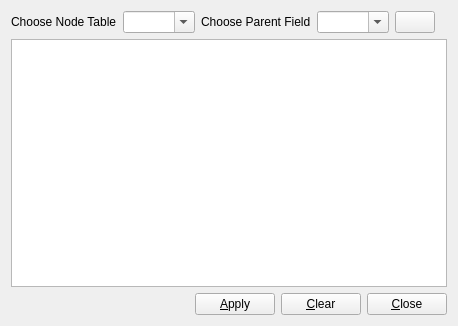
<?xml version="1.0" encoding="UTF-8"?>
<ui version="4.0">
 <class>frmImportRegions</class>
 <widget class="QWidget" name="frmImportRegions">
  <property name="geometry">
   <rect>
    <x>0</x>
    <y>0</y>
    <width>458</width>
    <height>326</height>
   </rect>
  </property>
  <property name="windowTitle">
   <string>Form</string>
  </property>
  <layout class="QGridLayout" name="gridLayout">
   <item row="0" column="0">
    <layout class="QHBoxLayout" name="horizontalLayout_2">
     <item>
      <widget class="QLabel" name="lbTables">
       <property name="text">
        <string>Choose Node Table</string>
       </property>
       <property name="buddy">
        <cstring>cmbTables</cstring>
       </property>
      </widget>
     </item>
     <item>
      <widget class="QComboBox" name="cmbTables">
       <property name="editable">
        <bool>true</bool>
       </property>
      </widget>
     </item>
     <item>
      <widget class="QLabel" name="lbField">
       <property name="text">
        <string>Choose Parent Field</string>
       </property>
       <property name="buddy">
        <cstring>cmbFields</cstring>
       </property>
      </widget>
     </item>
     <item>
      <widget class="QComboBox" name="cmbFields">
       <property name="editable">
        <bool>true</bool>
       </property>
      </widget>
     </item>
     <item>
      <widget class="QPushButton" name="pushMore">
       <property name="sizePolicy">
        <sizepolicy hsizetype="Fixed" vsizetype="Fixed">
         <horstretch>0</horstretch>
         <verstretch>0</verstretch>
        </sizepolicy>
       </property>
       <property name="text">
        <string/>
       </property>
       <property name="icon">
        <iconset resource="app_new.qrc">
         <normaloff>:/app_new/add.png</normaloff>:/app_new/add.png</iconset>
       </property>
      </widget>
     </item>
     <item>
      <spacer name="horizontalSpacer_2">
       <property name="orientation">
        <enum>Qt::Horizontal</enum>
       </property>
       <property name="sizeHint" stdset="0">
        <size>
         <width>40</width>
         <height>20</height>
        </size>
       </property>
      </spacer>
     </item>
    </layout>
   </item>
   <item row="2" column="0">
    <layout class="QHBoxLayout" name="horizontalLayout">
     <item>
      <spacer name="horizontalSpacer">
       <property name="orientation">
        <enum>Qt::Horizontal</enum>
       </property>
       <property name="sizeHint" stdset="0">
        <size>
         <width>40</width>
         <height>20</height>
        </size>
       </property>
      </spacer>
     </item>
     <item>
      <widget class="QPushButton" name="pushApply">
       <property name="toolTip">
        <string>Ok</string>
       </property>
       <property name="statusTip">
        <string>Ok</string>
       </property>
       <property name="whatsThis">
        <string>Ok</string>
       </property>
       <property name="text">
        <string>&amp;Apply</string>
       </property>
      </widget>
     </item>
     <item>
      <widget class="QPushButton" name="pushCancel">
       <property name="text">
        <string>&amp;Clear</string>
       </property>
      </widget>
     </item>
     <item>
      <widget class="QPushButton" name="pushClose">
       <property name="toolTip">
        <string>Cancel</string>
       </property>
       <property name="statusTip">
        <string>Cancel</string>
       </property>
       <property name="whatsThis">
        <string>Cancel</string>
       </property>
       <property name="text">
        <string>&amp;Close</string>
       </property>
      </widget>
     </item>
    </layout>
   </item>
   <item row="1" column="0">
    <widget class="QListWidget" name="listWidget">
     <property name="toolTip">
      <string>This widget allows us to define an adjacency list model, from a set of tables with reference fields. 
 We start from the bottom, by indicating the first-level table and the field that references the parent table, and then the parent table, and the field that references the parent of the parent, etc.
 On the last level, we do *not* need to indicate a field, since this is a non-referenced table! 
 By pressing apply, there is a transformation from this into a nested set model, that is stored in the db inside a tree-like structure. 
 this model can be inspected in this application, by choosing View-&gt;Regions, from the main menu.</string>
     </property>
     <property name="statusTip">
      <string>This widget allows us to define an adjacency list model, from a set of tables with reference fields;</string>
     </property>
     <property name="whatsThis">
      <string>This widget allows us to define an adjacency list model, from a set of tables with reference fields. 
 We start from the bottom, by indicating the first-level table and the field that references the parent table, and then the parent table, and the field that references the parent of the parent, etc.
 On the last level, we do *not* need to indicate a field, since this is a non-referenced table! 
 By pressing apply, there is a transformation from this into a nested set model, that is stored in the db inside a tree-like structure. 
 this model can be inspected in this application, by choosing View-&gt;Regions, from the main menu.</string>
     </property>
     <property name="editTriggers">
      <set>QAbstractItemView::NoEditTriggers</set>
     </property>
     <property name="alternatingRowColors">
      <bool>true</bool>
     </property>
    </widget>
   </item>
  </layout>
 </widget>
 <tabstops>
  <tabstop>cmbTables</tabstop>
  <tabstop>cmbFields</tabstop>
  <tabstop>pushMore</tabstop>
  <tabstop>pushApply</tabstop>
  <tabstop>pushClose</tabstop>
 </tabstops>
 <resources>
  <include location="app_new.qrc"/>
 </resources>
 <connections>
  <connection>
   <sender>pushClose</sender>
   <signal>clicked()</signal>
   <receiver>frmImportRegions</receiver>
   <slot>Cancel()</slot>
   <hints>
    <hint type="sourcelabel">
     <x>360</x>
     <y>303</y>
    </hint>
    <hint type="destinationlabel">
     <x>203</x>
     <y>163</y>
    </hint>
   </hints>
  </connection>
  <connection>
   <sender>cmbTables</sender>
   <signal>currentIndexChanged(QString)</signal>
   <receiver>frmImportRegions</receiver>
   <slot>refreshFields(QString)</slot>
   <hints>
    <hint type="sourcelabel">
     <x>46</x>
     <y>22</y>
    </hint>
    <hint type="destinationlabel">
     <x>228</x>
     <y>162</y>
    </hint>
   </hints>
  </connection>
  <connection>
   <sender>pushMore</sender>
   <signal>clicked()</signal>
   <receiver>frmImportRegions</receiver>
   <slot>addItems2List()</slot>
   <hints>
    <hint type="sourcelabel">
     <x>386</x>
     <y>22</y>
    </hint>
    <hint type="destinationlabel">
     <x>228</x>
     <y>162</y>
    </hint>
   </hints>
  </connection>
  <connection>
   <sender>pushApply</sender>
   <signal>clicked()</signal>
   <receiver>frmImportRegions</receiver>
   <slot>Apply()</slot>
   <hints>
    <hint type="sourcelabel">
     <x>329</x>
     <y>304</y>
    </hint>
    <hint type="destinationlabel">
     <x>228</x>
     <y>162</y>
    </hint>
   </hints>
  </connection>
  <connection>
   <sender>pushCancel</sender>
   <signal>clicked()</signal>
   <receiver>frmImportRegions</receiver>
   <slot>Cancel()</slot>
   <hints>
    <hint type="sourcelabel">
     <x>329</x>
     <y>304</y>
    </hint>
    <hint type="destinationlabel">
     <x>228</x>
     <y>162</y>
    </hint>
   </hints>
  </connection>
  <connection>
   <sender>pushMore</sender>
   <signal>clicked()</signal>
   <receiver>frmImportRegions</receiver>
   <slot>adjustButtons()</slot>
   <hints>
    <hint type="sourcelabel">
     <x>384</x>
     <y>22</y>
    </hint>
    <hint type="destinationlabel">
     <x>228</x>
     <y>162</y>
    </hint>
   </hints>
  </connection>
 </connections>
 <slots>
  <slot>Apply()</slot>
  <slot>Cancel()</slot>
  <slot>refreshFields(QString)</slot>
  <slot>addItems2List()</slot>
  <slot>adjustButtons()</slot>
 </slots>
</ui>
